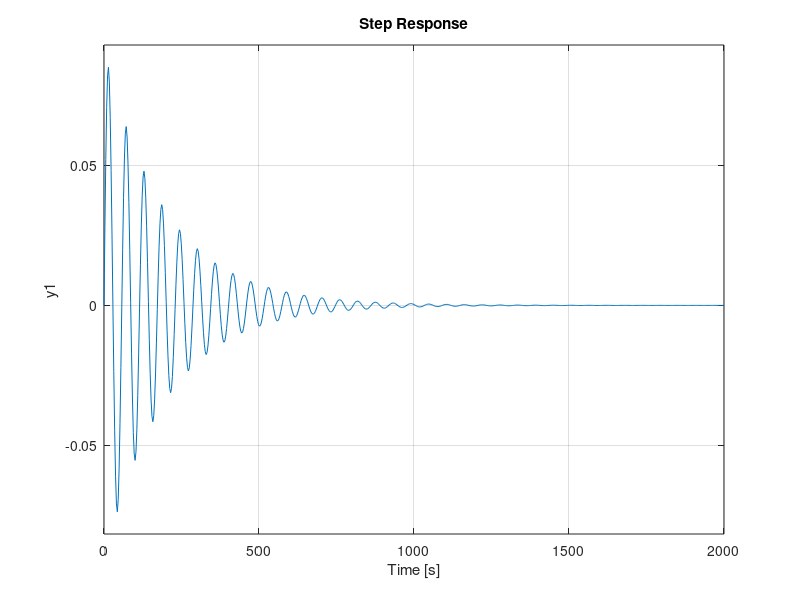

Write the MATLAB code that produced this figure. (Note: this script raises an error after producing the figure.)
A =  [0 -0.04; 0.3 0];
B = [1; 0];
C = [1 0];
D = 0;
SS=ss(A,B,C,D);
TFs=tf(SS);
[n,d]=ss2tf(A,B,C,D);
mySys_tf = tf(n,d);
 
%%% step and impulse response
subplot(4,1,1)
step(TFs, 1000)

subplot(4,1,2)
impulse(TFs, 1000)

%%% transfer function to state space
[Aprime, Bprime,Cprime, Dprime] = tf2ss(n, d);


%%% part 8 - closed loop with k = 0.01
k = 0.01;
Tfeed = feedback(TFs*k, 1);
subplot(4,1,3);
step(Tfeed);
S = stepinfo(Tfeed);

%%%% part 9 -ramp response
s = tf('s');
subplot(4,1,4), step(Tfeed / s);  % Ramp response
StepRampInfo = stepinfo(Tfeed / s);


%%% part 10 - response to arbitrary Sinusoidal Inputs
t = linspace(0, 100, 1000);   
u = sin(130*t);           
y = lsim(Tfeed, u, t); % Calculate System Response
figure(2)
subplot(4, 1, 1)
plot(t, y)
grid


u = 10 * sin(10*t);           
y = lsim(Tfeed, u, t); % Calculate System Response
figure(2)
subplot(4, 1, 2)
plot(t, y)
grid

u = 34 * sin(0.1*t);           
y = lsim(Tfeed, u, t); % Calculate System Response
figure(2)
subplot(4, 1, 3)
plot(t, y)
grid


u = 340 * sin(1000 * t);           
y = lsim(Tfeed, u, t); % Calculate System Response
figure(2)
subplot(4, 1, 4)
plot(t, y)
grid

figure(3)
bode(Tfeed)


%%%% part 11 
%%% zeros and poles
%P = pole(TFs);
%disp('G Pole: ')
%disp( pole(TFs));
%disp('G Zero: ')
%disp(zero(TFs));
%Gtest = zpk([],P,1);
%disp(Gtest);

tspan  = [1 100];
ics = [0.1, 2];
newG  = (1)/(s^2 + 0.012);
sysr = minreal(newG); 
newA = tf2ss([ 0 0 1], [1 0 0.012]);
[ts,x] = ode45(@(ts, x) sys(ts, x, newA), tspan, ics(1:2));
figure(4);
subplot(2, 1, 1)
plot(ts,x(:,1),'',ts,x(:,2),''), xlabel('timestep'), ylabel('x,y values'),axis([1 100 -2.5 2.5]);
legend('x - Preys','y - Predators');
subplot(2, 1, 2)
plot(x(:,1), x(:,2),''), xlabel('preys'), ylabel('preds'),axis([-1 1 -5 5]) 
title(['PredPrey - predVsPrey - x = ',num2str(ics(1)),' & y = ',num2str(ics(2))])
legend('x = Preys ,  y = Preds')










 